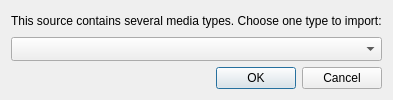
<?xml version="1.0" encoding="UTF-8"?>
<ui version="4.0">
 <class>dialog_media_type</class>
 <widget class="QDialog" name="dialog_media_type">
  <property name="surfaceRole" stdset="0"><string>panel</string></property>
  <property name="windowTitle"><string>Mixed Media Source</string></property>
  <layout class="QVBoxLayout" name="layout_media_type">
   <item><widget class="QLabel" name="label_media_type_prompt">
    <property name="text"><string>This source contains several media types. Choose one type to import:</string></property>
   </widget></item>
   <item><widget class="QComboBox" name="combo_media_type">
    <property name="sizeAdjustPolicy"><enum>QComboBox::SizeAdjustPolicy::AdjustToMinimumContentsLengthWithIcon</enum></property>
    <property name="minimumContentsLength"><number>12</number></property>
   </widget></item>
   <item><widget class="QDialogButtonBox" name="button_box_media_type">
    <property name="standardButtons"><set>QDialogButtonBox::StandardButton::Cancel|QDialogButtonBox::StandardButton::Ok</set></property>
   </widget></item>
  </layout>
 </widget>
 <resources/>
 <connections/>
</ui>
